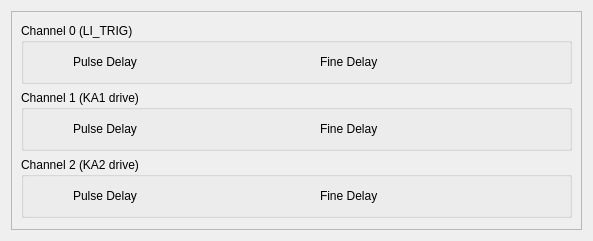
<?xml version="1.0" encoding="UTF-8"?>
<ui version="4.0">
 <class>evr300</class>
 <widget class="TaurusWidget" name="evr300">
  <property name="geometry">
   <rect>
    <x>0</x>
    <y>0</y>
    <width>593</width>
    <height>241</height>
   </rect>
  </property>
  <property name="windowTitle">
   <string>EVR300</string>
  </property>
  <layout class="QGridLayout" name="gridLayout">
   <item row="0" column="0">
    <widget class="QScrollArea" name="scrollArea">
     <property name="widgetResizable">
      <bool>true</bool>
     </property>
     <widget class="QWidget" name="scrollAreaWidgetContents">
      <property name="geometry">
       <rect>
        <x>0</x>
        <y>0</y>
        <width>577</width>
        <height>225</height>
       </rect>
      </property>
      <layout class="QVBoxLayout" name="verticalLayout">
       <item>
        <spacer name="upperVerticalSpacer">
         <property name="orientation">
          <enum>Qt::Vertical</enum>
         </property>
         <property name="sizeHint" stdset="0">
          <size>
           <width>20</width>
           <height>40</height>
          </size>
         </property>
        </spacer>
       </item>
       <item>
        <widget class="TaurusGroupBox" name="groupCh0">
         <property name="title">
          <string>Channel 0 (LI_TRIG)</string>
         </property>
         <layout class="QHBoxLayout" name="horizontalLayout">
          <item>
           <spacer name="ch0LeftHorizontalSpacer">
            <property name="orientation">
             <enum>Qt::Horizontal</enum>
            </property>
            <property name="sizeType">
             <enum>QSizePolicy::Minimum</enum>
            </property>
            <property name="sizeHint" stdset="0">
             <size>
              <width>40</width>
              <height>20</height>
             </size>
            </property>
           </spacer>
          </item>
          <item>
           <widget class="QLabel" name="ch0PulseLabel">
            <property name="sizePolicy">
             <sizepolicy hsizetype="Expanding" vsizetype="Preferred">
              <horstretch>0</horstretch>
              <verstretch>0</verstretch>
             </sizepolicy>
            </property>
            <property name="text">
             <string>Pulse Delay</string>
            </property>
           </widget>
          </item>
          <item>
           <widget class="TaurusLabel" name="ch0PulseValue">
            <property name="sizePolicy">
             <sizepolicy hsizetype="Expanding" vsizetype="Preferred">
              <horstretch>0</horstretch>
              <verstretch>0</verstretch>
             </sizepolicy>
            </property>
            <property name="minimumSize">
             <size>
              <width>120</width>
              <height>0</height>
             </size>
            </property>
           </widget>
          </item>
          <item>
           <spacer name="ch0CenterHorizontalSpacer">
            <property name="orientation">
             <enum>Qt::Horizontal</enum>
            </property>
            <property name="sizeType">
             <enum>QSizePolicy::Minimum</enum>
            </property>
            <property name="sizeHint" stdset="0">
             <size>
              <width>40</width>
              <height>20</height>
             </size>
            </property>
           </spacer>
          </item>
          <item>
           <widget class="QLabel" name="ch0FineLabel">
            <property name="sizePolicy">
             <sizepolicy hsizetype="Expanding" vsizetype="Preferred">
              <horstretch>0</horstretch>
              <verstretch>0</verstretch>
             </sizepolicy>
            </property>
            <property name="text">
             <string>Fine Delay</string>
            </property>
           </widget>
          </item>
          <item>
           <widget class="TaurusLabel" name="ch0FineValue">
            <property name="sizePolicy">
             <sizepolicy hsizetype="Expanding" vsizetype="Preferred">
              <horstretch>0</horstretch>
              <verstretch>0</verstretch>
             </sizepolicy>
            </property>
            <property name="minimumSize">
             <size>
              <width>120</width>
              <height>0</height>
             </size>
            </property>
           </widget>
          </item>
          <item>
           <spacer name="ch0RightHorizontalSpacer">
            <property name="orientation">
             <enum>Qt::Horizontal</enum>
            </property>
            <property name="sizeType">
             <enum>QSizePolicy::Minimum</enum>
            </property>
            <property name="sizeHint" stdset="0">
             <size>
              <width>40</width>
              <height>20</height>
             </size>
            </property>
           </spacer>
          </item>
         </layout>
        </widget>
       </item>
       <item>
        <widget class="TaurusGroupBox" name="groupCh1">
         <property name="title">
          <string>Channel 1 (KA1 drive)</string>
         </property>
         <layout class="QHBoxLayout" name="horizontalLayout_2">
          <item>
           <spacer name="ch1LeftHorizontalSpacer">
            <property name="orientation">
             <enum>Qt::Horizontal</enum>
            </property>
            <property name="sizeType">
             <enum>QSizePolicy::Minimum</enum>
            </property>
            <property name="sizeHint" stdset="0">
             <size>
              <width>40</width>
              <height>20</height>
             </size>
            </property>
           </spacer>
          </item>
          <item>
           <widget class="QLabel" name="ch1PulseLabel">
            <property name="sizePolicy">
             <sizepolicy hsizetype="Expanding" vsizetype="Preferred">
              <horstretch>0</horstretch>
              <verstretch>0</verstretch>
             </sizepolicy>
            </property>
            <property name="text">
             <string>Pulse Delay</string>
            </property>
           </widget>
          </item>
          <item>
           <widget class="TaurusLabel" name="ch1PulseValue">
            <property name="sizePolicy">
             <sizepolicy hsizetype="Expanding" vsizetype="Preferred">
              <horstretch>0</horstretch>
              <verstretch>0</verstretch>
             </sizepolicy>
            </property>
            <property name="minimumSize">
             <size>
              <width>120</width>
              <height>0</height>
             </size>
            </property>
           </widget>
          </item>
          <item>
           <spacer name="ch1CenerHorizontalSpacer">
            <property name="orientation">
             <enum>Qt::Horizontal</enum>
            </property>
            <property name="sizeType">
             <enum>QSizePolicy::Minimum</enum>
            </property>
            <property name="sizeHint" stdset="0">
             <size>
              <width>40</width>
              <height>20</height>
             </size>
            </property>
           </spacer>
          </item>
          <item>
           <widget class="QLabel" name="ch1FineLabel">
            <property name="sizePolicy">
             <sizepolicy hsizetype="Expanding" vsizetype="Preferred">
              <horstretch>0</horstretch>
              <verstretch>0</verstretch>
             </sizepolicy>
            </property>
            <property name="text">
             <string>Fine Delay</string>
            </property>
           </widget>
          </item>
          <item>
           <widget class="TaurusLabel" name="ch1FineValue">
            <property name="sizePolicy">
             <sizepolicy hsizetype="Expanding" vsizetype="Preferred">
              <horstretch>0</horstretch>
              <verstretch>0</verstretch>
             </sizepolicy>
            </property>
            <property name="minimumSize">
             <size>
              <width>120</width>
              <height>0</height>
             </size>
            </property>
           </widget>
          </item>
          <item>
           <spacer name="ch1RightHorizontalSpace">
            <property name="orientation">
             <enum>Qt::Horizontal</enum>
            </property>
            <property name="sizeType">
             <enum>QSizePolicy::Minimum</enum>
            </property>
            <property name="sizeHint" stdset="0">
             <size>
              <width>40</width>
              <height>20</height>
             </size>
            </property>
           </spacer>
          </item>
         </layout>
        </widget>
       </item>
       <item>
        <widget class="TaurusGroupBox" name="groupCh2">
         <property name="title">
          <string>Channel 2 (KA2 drive)</string>
         </property>
         <layout class="QHBoxLayout" name="horizontalLayout_3">
          <item>
           <spacer name="ch2LeftHorizontalSpacer">
            <property name="orientation">
             <enum>Qt::Horizontal</enum>
            </property>
            <property name="sizeType">
             <enum>QSizePolicy::Minimum</enum>
            </property>
            <property name="sizeHint" stdset="0">
             <size>
              <width>40</width>
              <height>20</height>
             </size>
            </property>
           </spacer>
          </item>
          <item>
           <widget class="QLabel" name="ch2PulseLabel">
            <property name="sizePolicy">
             <sizepolicy hsizetype="Expanding" vsizetype="Preferred">
              <horstretch>0</horstretch>
              <verstretch>0</verstretch>
             </sizepolicy>
            </property>
            <property name="text">
             <string>Pulse Delay</string>
            </property>
           </widget>
          </item>
          <item>
           <widget class="TaurusLabel" name="ch2PulseValue">
            <property name="sizePolicy">
             <sizepolicy hsizetype="Expanding" vsizetype="Preferred">
              <horstretch>0</horstretch>
              <verstretch>0</verstretch>
             </sizepolicy>
            </property>
            <property name="minimumSize">
             <size>
              <width>120</width>
              <height>0</height>
             </size>
            </property>
           </widget>
          </item>
          <item>
           <spacer name="ch2CenterHorizontalSpacer">
            <property name="orientation">
             <enum>Qt::Horizontal</enum>
            </property>
            <property name="sizeType">
             <enum>QSizePolicy::Minimum</enum>
            </property>
            <property name="sizeHint" stdset="0">
             <size>
              <width>40</width>
              <height>20</height>
             </size>
            </property>
           </spacer>
          </item>
          <item>
           <widget class="QLabel" name="ch2FineLabel">
            <property name="sizePolicy">
             <sizepolicy hsizetype="Expanding" vsizetype="Preferred">
              <horstretch>0</horstretch>
              <verstretch>0</verstretch>
             </sizepolicy>
            </property>
            <property name="text">
             <string>Fine Delay</string>
            </property>
           </widget>
          </item>
          <item>
           <widget class="TaurusLabel" name="ch2FineValue">
            <property name="sizePolicy">
             <sizepolicy hsizetype="Expanding" vsizetype="Preferred">
              <horstretch>0</horstretch>
              <verstretch>0</verstretch>
             </sizepolicy>
            </property>
            <property name="minimumSize">
             <size>
              <width>120</width>
              <height>0</height>
             </size>
            </property>
           </widget>
          </item>
          <item>
           <spacer name="ch2RightHorizontalSpacer">
            <property name="orientation">
             <enum>Qt::Horizontal</enum>
            </property>
            <property name="sizeType">
             <enum>QSizePolicy::Minimum</enum>
            </property>
            <property name="sizeHint" stdset="0">
             <size>
              <width>40</width>
              <height>20</height>
             </size>
            </property>
           </spacer>
          </item>
         </layout>
        </widget>
       </item>
       <item>
        <spacer name="lowerVerticalSpacer">
         <property name="orientation">
          <enum>Qt::Vertical</enum>
         </property>
         <property name="sizeHint" stdset="0">
          <size>
           <width>20</width>
           <height>40</height>
          </size>
         </property>
        </spacer>
       </item>
      </layout>
     </widget>
    </widget>
   </item>
  </layout>
 </widget>
 <customwidgets>
  <customwidget>
   <class>TaurusWidget</class>
   <extends>QWidget</extends>
   <header>taurus.qt.qtgui.container</header>
   <container>1</container>
  </customwidget>
  <customwidget>
   <class>TaurusLabel</class>
   <extends>QLabel</extends>
   <header>taurus.qt.qtgui.display</header>
  </customwidget>
  <customwidget>
   <class>TaurusGroupBox</class>
   <extends>QGroupBox</extends>
   <header>taurus.qt.qtgui.container</header>
   <container>1</container>
  </customwidget>
 </customwidgets>
 <resources/>
 <connections/>
</ui>
